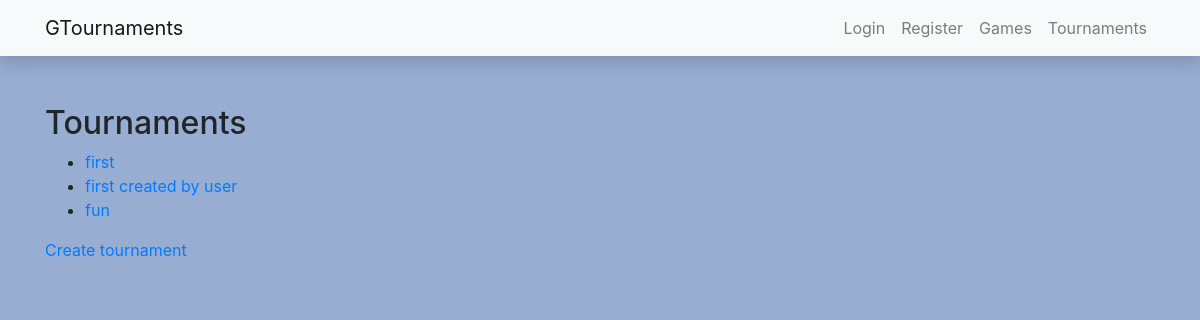
Page /tournaments/tournaments/ on the earlier database version.
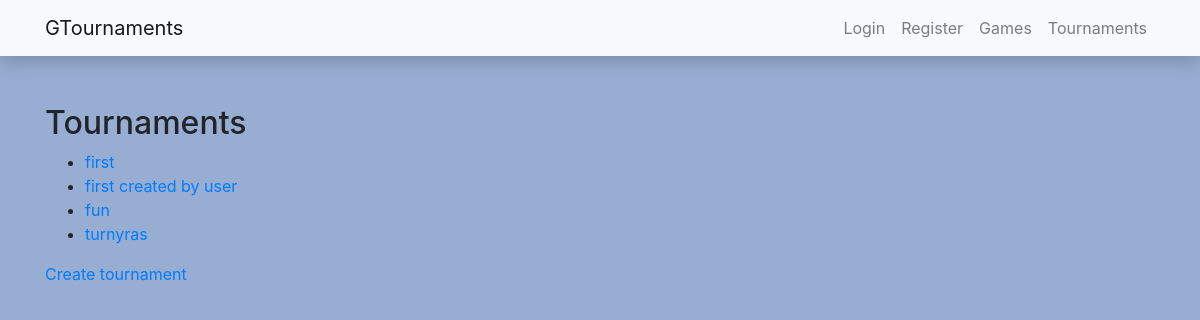
Same page on the later database version.
### tournaments/models.py (models this page shows, shortened)
class Tournament(models.Model):
    name = models.CharField("name", max_length=100)
    game = models.ForeignKey(Game, on_delete=models.CASCADE)
    start_date = models.DateField()
    created_by = models.ForeignKey(User, on_delete=models.CASCADE)
    upvotes = models.ManyToManyField(User, related_name="tournament_upvotes", blank=True)
    STATUS_CHOICES = [
        ('u', 'Upcoming'),
        ('o', 'Ongoing'),
        ('c', 'Completed'),
    ]
    status = models.CharField(max_length=1, choices=STATUS_CHOICES, default='u')

### tournaments/views.py (the view)
# urls.py: path("tournaments/", views.TournamentListView.as_view(), name="tournament-list"),
class TournamentListView(generic.ListView):
    model = Tournament
    template_name = "tournament_list.html"
    context_object_name = "tournaments"

### tournaments/templates/tournament_list.html
{% extends 'base.html' %}
{% block content %}
<h2>Tournaments</h2>
<ul>
    {% for tournament in tournaments %}
        <li><a href="{% url 'tournament-detail' tournament.id %}">{{ tournament.name }}</a></li>
    {% endfor %}
</ul>
<a href="{% url 'tournament-create' %}">Create tournament</a>
{% endblock %}

Differences in the rows shown:
added Tournament: name "turnyras"
